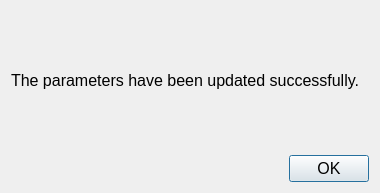
<?xml version="1.0" encoding="UTF-8"?>
<ui version="4.0">
 <class>Dialog</class>
 <widget class="QDialog" name="Dialog">
  <property name="geometry">
   <rect>
    <x>0</x>
    <y>0</y>
    <width>380</width>
    <height>193</height>
   </rect>
  </property>
  <property name="windowTitle">
   <string>Dialog</string>
  </property>
  <layout class="QVBoxLayout" name="verticalLayout">
   <item>
    <widget class="QLabel" name="label">
     <property name="font">
      <font>
       <pointsize>12</pointsize>
      </font>
     </property>
     <property name="text">
      <string>The parameters have been updated successfully.</string>
     </property>
    </widget>
   </item>
   <item>
    <layout class="QHBoxLayout" name="horizontalLayout">
     <item>
      <spacer name="horizontalSpacer">
       <property name="orientation">
        <enum>Qt::Horizontal</enum>
       </property>
       <property name="sizeHint" stdset="0">
        <size>
         <width>40</width>
         <height>20</height>
        </size>
       </property>
      </spacer>
     </item>
     <item>
      <widget class="QPushButton" name="pushButton_ok">
       <property name="font">
        <font>
         <pointsize>12</pointsize>
        </font>
       </property>
       <property name="text">
        <string>OK</string>
       </property>
      </widget>
     </item>
    </layout>
   </item>
  </layout>
 </widget>
 <resources/>
 <connections/>
</ui>
